Frame 1 (no input): blank canvas, image omitted
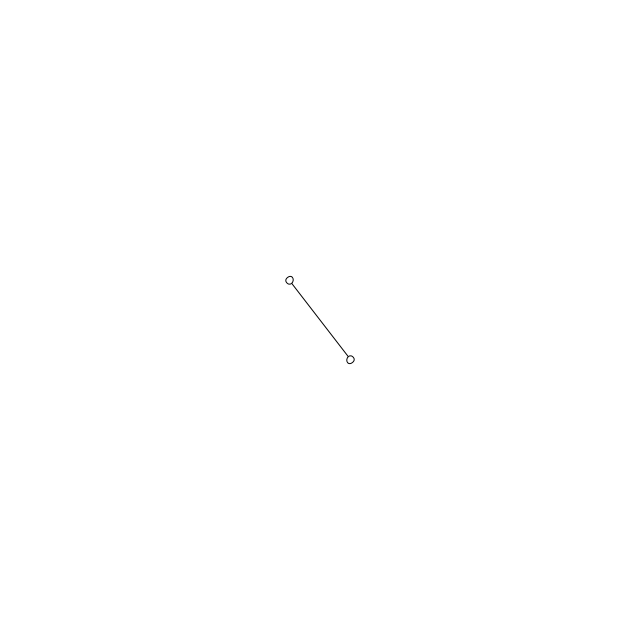
Frame 60 (the mouse pressed at the canvas centre just before this capture)
Frame 120 (the mouse held since frame 60 and released just before this capture): blank canvas, image omitted

The Processing sketch that drew this single still picture (run headless with seeded random() and noise(); from frame 60 on, the mouse is pressed at the canvas centre):

// Processing sketch: NoC_3_RotatingBaton
// ── NoC_3_RotatingBaton.pde
void setup(){
  size(640, 640);
}

void draw() {
  background(255);
  translate(width/2, height/2);
  rotate(radians(radians(frameCount * 50)));
  line(- 50, 0, 50, 0);
  ellipse(50,0,8,8);
  ellipse(-50,0,8,8);


}
